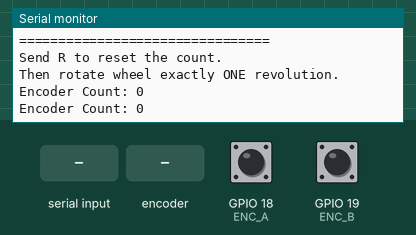
Simulated run of this sketch. Board: ESP32. Parts: the last lines printed to the serial monitor. The inputs (shaded band) are chosen by the test bench; at power-on: GPIO 18 (ENC_A) HIGH, GPIO 19 (ENC_B) HIGH.

Above: at 1.2 s.
1.3 s: "R" received over Serial
At 1.46 s:
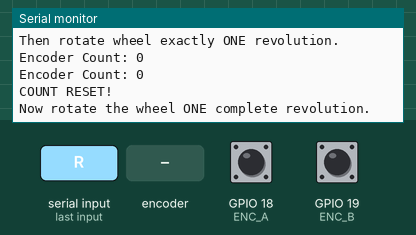
2.8 s: rotary encoder on GPIO 18 (ENC_A) / GPIO 19 (ENC_B) turned 1 step (first pin leading)
At 3.4 s:
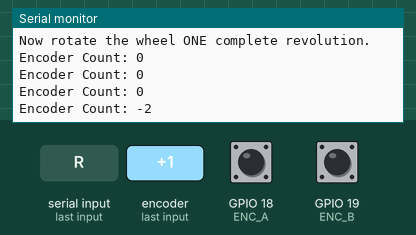
4.5 s: rotary encoder on GPIO 18 (ENC_A) / GPIO 19 (ENC_B) turned 1 step (first pin leading)
At 4.81 s:
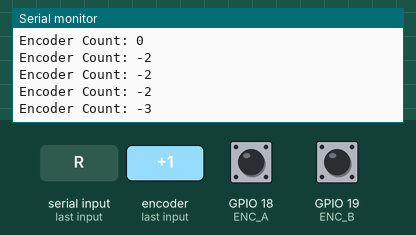
Timing chart, 0 to 7.5 s (numbered marks = the images above; inputs shaded):
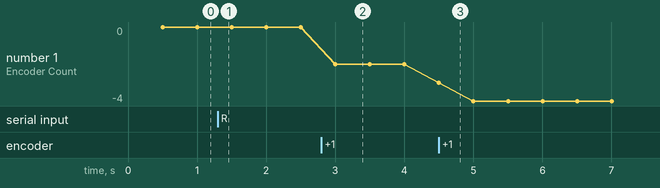

The sketch:

1_encoder_check.ino
```cpp
#define ENC_A 18
#define ENC_B 19

volatile long encoderCount = 0;

void IRAM_ATTR encoderISR()
{
  int A = digitalRead(ENC_A);
  int B = digitalRead(ENC_B);

  if (A == B)
    encoderCount++;
  else
    encoderCount--;
}

void setup()
{
  Serial.begin(115200);

  pinMode(ENC_A, INPUT_PULLUP);
  pinMode(ENC_B, INPUT_PULLUP);

  attachInterrupt(
    digitalPinToInterrupt(ENC_A),
    encoderISR,
    CHANGE
  );

  Serial.println();
  Serial.println("================================");
  Serial.println("   ENCODER CALIBRATION TEST");
  Serial.println("================================");
  Serial.println();
  Serial.println("Send R to reset the count.");
  Serial.println("Then rotate wheel exactly ONE revolution.");
  Serial.println();
}

void loop()
{
  // Check Serial input
  if (Serial.available())
  {
    char command = Serial.read();

    if (command == 'R' || command == 'r')
    {
      noInterrupts();
      encoderCount = 0;
      interrupts();

      Serial.println();
      Serial.println("COUNT RESET!");
      Serial.println("Now rotate the wheel ONE complete revolution.");
      Serial.println();
    }
  }

  static unsigned long lastPrint = 0;

  if (millis() - lastPrint >= 500)
  {
    lastPrint = millis();

    noInterrupts();
    long count = encoderCount;
    interrupts();

    Serial.print("Encoder Count: ");
    Serial.println(count);
  }
}
```

Measured:
- after the input at 1.3 s, the serial monitor: prints a new line at once (image 1)
- after the input at 2.8 s, the serial monitor: prints a new line after 0.20 s (image 2)
- after the input at 4.5 s, the serial monitor: prints a new line at once (image 3)
- plotted number 1: 0 → -2 after the input at 2.8 s, -2 → -4 after the input at 4.5 s
